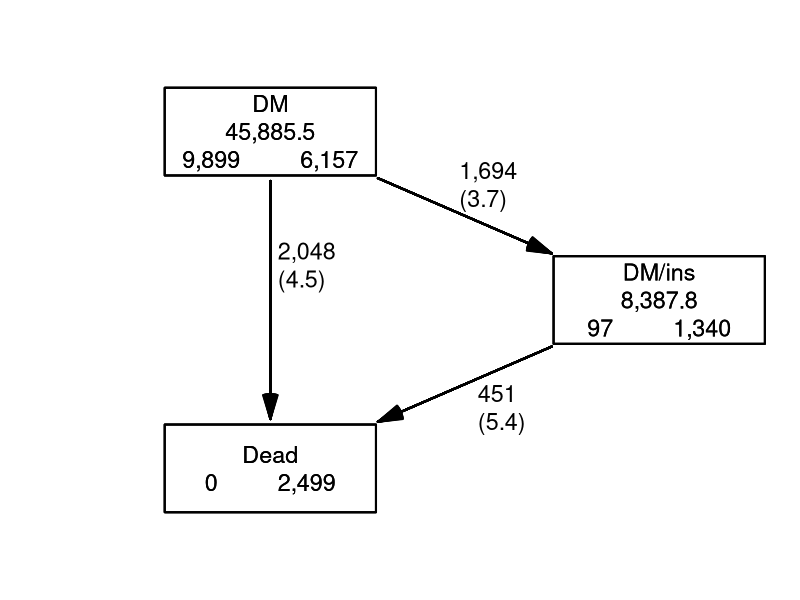
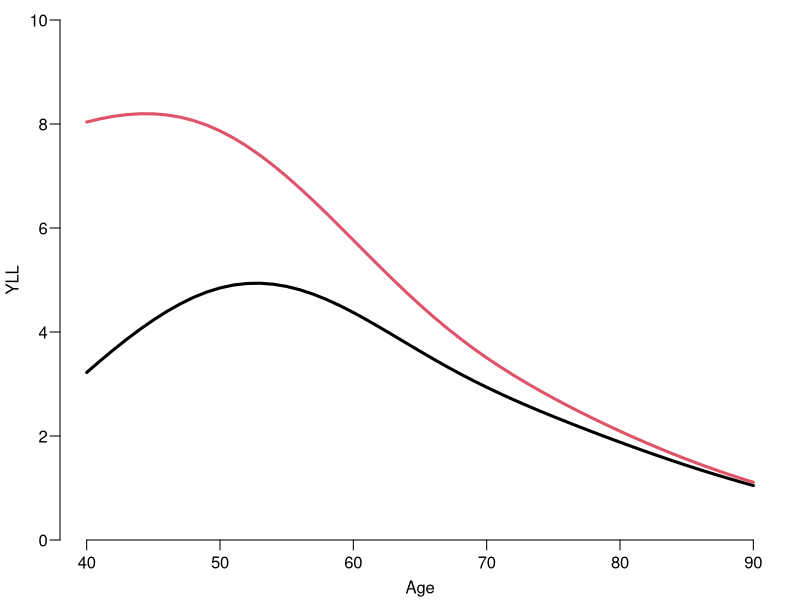

The R script that drew these images, in order:
library(Epi)


### Name: erl
### Title: Compute survival functions from rates and expected residual
###   lifetime in an illness-death model as well as years of life lost to
###   disease.
### Aliases: surv1 surv2 erl1 erl yll
### Keywords: survival

### ** Examples

library( Epi )
data( DMlate )
# Naive Lexis object
Lx <- Lexis( entry = list( age = dodm-dobth ),
              exit = list( age = dox -dobth ),
       exit.status = factor( !is.na(dodth), labels=c("DM","Dead") ),
              data = DMlate )
# Cut follow-up at insulin inception
Lc <- cutLexis( Lx, cut = Lx$doins-Lx$dob,
              new.state = "DM/ins",
       precursor.states = "DM" )
summary( Lc )
# Split in small age intervals
Sc <- splitLexis( Lc, breaks=seq(0,120,2) )
summary( Sc )

# Overview of object
boxes( Sc, boxpos=TRUE, show.BE=TRUE, scale.R=100 )

# Knots for splines
a.kn <- 2:9*10

# Mortality among DM
mW <- glm( lex.Xst=="Dead" ~ Ns( age, knots=a.kn ),
           offset = log(lex.dur),
           family = poisson,
             data = subset(Sc,lex.Cst=="DM") )

# Mortality among insulin treated
mI <- update( mW, data = subset(Sc,lex.Cst=="DM/ins") )

# Total motality
mT <- update( mW, data = Sc )

# Incidence of insulin inception
lI <- update( mW, lex.Xst=="DM/ins" ~ . )

# From these we can now derive the fitted rates in intervals of 1 year's
# length. In real applications you would use much smaller interval like
# 1 month:
# int <- 1/12 
int <- 1

# Prediction frame to return rates in units of cases per 1 year
# - we start at age 40 since rates of insulin inception are largely
# indeterminate before age 40
nd <- data.frame( age = seq( 40+int, 110, int ) - int/2,
              lex.dur = 1 )
muW <- predict( mW, newdata = nd, type = "response" )
muD <- predict( mI, newdata = nd, type = "response" )
lam <- predict( lI, newdata = nd, type = "response" )

# Compute the survival function, and the conditional from ages 50 resp. 70
s1 <- surv1( int, muD, age.in=40, A=c(50,70) )
round( s1, 3 )

s2 <- surv2( int, muW, muD, lam, age.in=40, A=c(50,70) )
round( s2, 3 )

# How much is YLL overrated by ignoring insulin incidence?
round( YLL <- cbind(
yll( int, muW, muD, lam, A = 41:90, age.in = 40 ),
yll( int, muW, muD, lam, A = 41:90, age.in = 40, immune=TRUE ) ), 2 )[seq(1,51,10),]

par( mar=c(3,3,1,1), mgp=c(3,1,0)/1.6, bty="n", las=1 )
matplot( 40:90, YLL,
         type="l", lty=1, lwd=3,
         ylim=c(0,10), yaxs="i", xlab="Age" )
